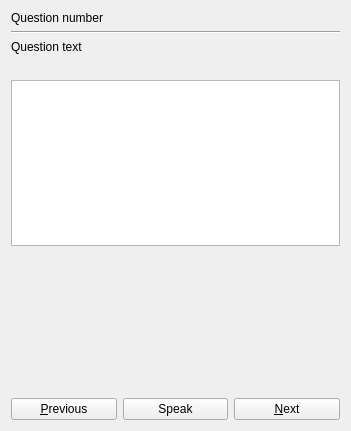
<?xml version="1.0" encoding="UTF-8"?>
<ui version="4.0">
 <class>SampleItem</class>
 <widget class="QWidget" name="SampleItem">
  <property name="geometry">
   <rect>
    <x>0</x>
    <y>0</y>
    <width>351</width>
    <height>431</height>
   </rect>
  </property>
  <property name="windowTitle">
   <string>Form</string>
  </property>
  <layout class="QVBoxLayout" name="verticalLayout">
   <item>
    <widget class="QLabel" name="m_lblQuestionNumber">
     <property name="text">
      <string>Question number</string>
     </property>
    </widget>
   </item>
   <item>
    <widget class="Line" name="line">
     <property name="orientation">
      <enum>Qt::Horizontal</enum>
     </property>
    </widget>
   </item>
   <item>
    <widget class="QLabel" name="m_lblQuestionText">
     <property name="text">
      <string>Question text</string>
     </property>
     <property name="wordWrap">
      <bool>true</bool>
     </property>
    </widget>
   </item>
   <item>
    <widget class="QLabel" name="m_lblDummy">
     <property name="enabled">
      <bool>true</bool>
     </property>
     <property name="text">
      <string/>
     </property>
    </widget>
   </item>
   <item>
    <widget class="QTextBrowser" name="m_answer"/>
   </item>
   <item>
    <spacer name="verticalSpacer">
     <property name="orientation">
      <enum>Qt::Vertical</enum>
     </property>
     <property name="sizeHint" stdset="0">
      <size>
       <width>17</width>
       <height>152</height>
      </size>
     </property>
    </spacer>
   </item>
   <item>
    <widget class="QLabel" name="m_lblHint">
     <property name="text">
      <string/>
     </property>
     <property name="alignment">
      <set>Qt::AlignCenter</set>
     </property>
     <property name="wordWrap">
      <bool>true</bool>
     </property>
    </widget>
   </item>
   <item>
    <layout class="QHBoxLayout" name="horizontalLayout_3">
     <item>
      <widget class="QPushButton" name="m_btnPrevious">
       <property name="text">
        <string>&amp;Previous</string>
       </property>
      </widget>
     </item>
     <item>
      <widget class="QPushButton" name="m_btnFlip">
       <property name="text">
        <string>Speak</string>
       </property>
      </widget>
     </item>
     <item>
      <widget class="QPushButton" name="m_btnNext">
       <property name="text">
        <string>&amp;Next</string>
       </property>
      </widget>
     </item>
    </layout>
   </item>
  </layout>
 </widget>
 <resources/>
 <connections/>
</ui>
